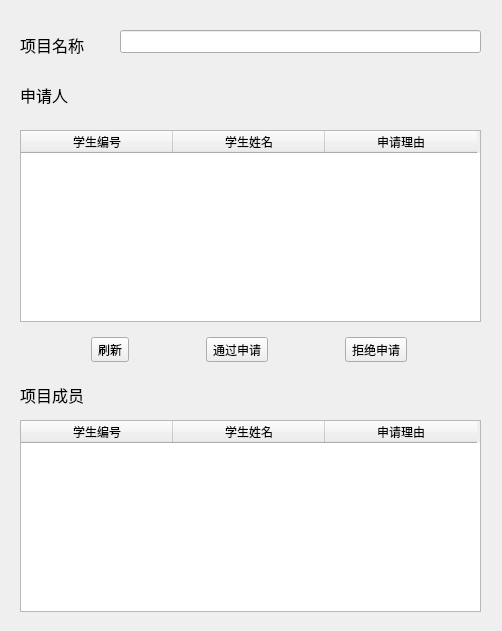
<?xml version="1.0" encoding="UTF-8"?>
<ui version="4.0">
 <class>ProMsgWidget</class>
 <widget class="QWidget" name="ProMsgWidget">
  <property name="geometry">
   <rect>
    <x>0</x>
    <y>0</y>
    <width>502</width>
    <height>631</height>
   </rect>
  </property>
  <property name="windowTitle">
   <string>项目成员</string>
  </property>
  <property name="windowIcon">
   <iconset resource="SIMS_res.qrc">
    <normaloff>:/SIM_System_Pics/resources/icon_login_2.png</normaloff>:/SIM_System_Pics/resources/icon_login_2.png</iconset>
  </property>
  <widget class="QTableWidget" name="ApplyWidget">
   <property name="geometry">
    <rect>
     <x>20</x>
     <y>130</y>
     <width>461</width>
     <height>192</height>
    </rect>
   </property>
   <attribute name="horizontalHeaderDefaultSectionSize">
    <number>152</number>
   </attribute>
   <column>
    <property name="text">
     <string>学生编号</string>
    </property>
   </column>
   <column>
    <property name="text">
     <string>学生姓名</string>
    </property>
   </column>
   <column>
    <property name="text">
     <string>申请理由</string>
    </property>
   </column>
  </widget>
  <widget class="QLabel" name="label">
   <property name="geometry">
    <rect>
     <x>20</x>
     <y>80</y>
     <width>71</width>
     <height>31</height>
    </rect>
   </property>
   <property name="text">
    <string>&lt;html&gt;&lt;head/&gt;&lt;body&gt;&lt;p&gt;&lt;span style=&quot; font-size:12pt;&quot;&gt;申请人&lt;/span&gt;&lt;/p&gt;&lt;/body&gt;&lt;/html&gt;</string>
   </property>
  </widget>
  <widget class="QLabel" name="label_2">
   <property name="geometry">
    <rect>
     <x>20</x>
     <y>380</y>
     <width>111</width>
     <height>31</height>
    </rect>
   </property>
   <property name="text">
    <string>&lt;html&gt;&lt;head/&gt;&lt;body&gt;&lt;p&gt;&lt;span style=&quot; font-size:12pt;&quot;&gt;项目成员&lt;/span&gt;&lt;/p&gt;&lt;/body&gt;&lt;/html&gt;</string>
   </property>
  </widget>
  <widget class="QTableWidget" name="AdmittedWidget">
   <property name="geometry">
    <rect>
     <x>20</x>
     <y>420</y>
     <width>461</width>
     <height>192</height>
    </rect>
   </property>
   <attribute name="horizontalHeaderDefaultSectionSize">
    <number>152</number>
   </attribute>
   <column>
    <property name="text">
     <string>学生编号</string>
    </property>
   </column>
   <column>
    <property name="text">
     <string>学生姓名</string>
    </property>
   </column>
   <column>
    <property name="text">
     <string>申请理由</string>
    </property>
   </column>
  </widget>
  <widget class="QLabel" name="label_3">
   <property name="geometry">
    <rect>
     <x>20</x>
     <y>30</y>
     <width>91</width>
     <height>31</height>
    </rect>
   </property>
   <property name="text">
    <string>&lt;html&gt;&lt;head/&gt;&lt;body&gt;&lt;p&gt;&lt;span style=&quot; font-size:12pt;&quot;&gt;项目名称&lt;/span&gt;&lt;/p&gt;&lt;/body&gt;&lt;/html&gt;</string>
   </property>
  </widget>
  <widget class="QLineEdit" name="NameEdit">
   <property name="geometry">
    <rect>
     <x>120</x>
     <y>30</y>
     <width>361</width>
     <height>23</height>
    </rect>
   </property>
   <property name="readOnly">
    <bool>true</bool>
   </property>
  </widget>
  <widget class="QWidget" name="widget_2" native="true">
   <property name="geometry">
    <rect>
     <x>20</x>
     <y>330</y>
     <width>461</width>
     <height>40</height>
    </rect>
   </property>
   <layout class="QHBoxLayout" name="horizontalLayout">
    <item>
     <widget class="QToolButton" name="FlushButton">
      <property name="text">
       <string>刷新</string>
      </property>
     </widget>
    </item>
    <item>
     <widget class="QToolButton" name="ConfirmButton">
      <property name="text">
       <string>通过申请</string>
      </property>
     </widget>
    </item>
    <item>
     <widget class="QToolButton" name="QuitButton">
      <property name="text">
       <string>拒绝申请</string>
      </property>
     </widget>
    </item>
   </layout>
  </widget>
 </widget>
 <tabstops>
  <tabstop>NameEdit</tabstop>
  <tabstop>ApplyWidget</tabstop>
  <tabstop>AdmittedWidget</tabstop>
 </tabstops>
 <resources>
  <include location="SIMS_res.qrc"/>
 </resources>
 <connections/>
</ui>
